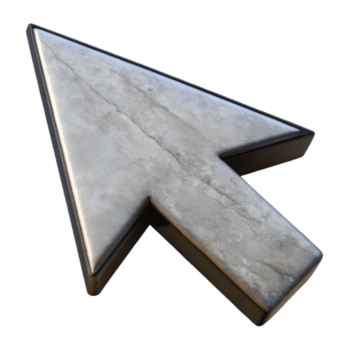
#> input picture kora/cursors/photo-white-arrow.png, 350 x 350 px; its folder holds 3 pictures in this run
$ python gen_cursors.py
#> lines starting #> are read from the running program, lines starting #| are printed output that depends on the picture
#!/usr/bin/env python3
"""Generate build/cursors.bin + build/cursors.h from kora/cursors/<theme>-<kind>.png.

The cursors are REAL raster images ("photos") - downloaded web cursor art,
auto-cropped to the opaque bounding box and LANCZOS-downscaled to 32x32 so
they stay smooth (anti-aliased alpha).  Hotspots are computed from the
crop geometry (arrow tip / finger tip ~ top-left of the bbox).

Blob format (little-endian):
    offset 0:  "YCRS" u16 version=1 u16 n_themes u16 n_kinds u16 pad   (16 B)
    entries:   n_themes * n_kinds x { char name[16]; u16 w,h; u16 hotx,hoty; u32 off; }
    pixels:    RGBA rows, pitch = w*4, per entry at off
Kinds are fixed: 0 = arrow, 1 = hand, 2 = resize.
File naming:  kora/cursors/<theme>-<kind>.png   (kind in {arrow, hand, resize})

A <theme>-<kind>.hot sidecar ("hotx,hoty") marks a cursor that must be
packed at its EXACT native size with that exact hotspot (used for Skift's
vector cursors, which are rasterised at their real 28-32px size).
"""
import os, struct, sys

ROOT   = os.path.dirname(os.path.dirname(os.path.abspath(__file__)))
SRC    = os.path.join(ROOT, "kora", "cursors")
OUT_B  = os.path.join(ROOT, "build", "cursors.bin")
OUT_H  = os.path.join(ROOT, "build", "cursor_assets.h")
SZ     = 48          # default output cursor size (px)
KINDS  = [("arrow", 0), ("hand", 1), ("resize", 2)]
KIND_N = 3

def main():
    from PIL import Image
    # discover themes: <theme>-arrow.png must exist
    themes = []
    for fn in sorted(os.listdir(SRC)):
        if not fn.endswith("-arrow.png"):
            continue
        theme = fn[: -len("-arrow.png")]
        if theme.startswith("."):
            continue
        themes.append(theme)
    if not themes:
        print("ERROR: no kora/cursors/*-arrow.png found", file=sys.stderr)
        sys.exit(1)

    bin_data = bytearray()
    bin_data += b"YCRS" + struct.pack("<HHHH", 1, len(themes), KIND_N, 0)
    n_entries = len(themes) * KIND_N
    bin_data += b"\x00" * (28 * n_entries)     # entry table placeholder

    entries = []
    missing = 0
    for t in themes:
        for kind, kidx in KINDS:
            fn = os.path.join(SRC, f"{t}-{kind}.png")
            name = f"{t}-{kind}"
            if not os.path.exists(fn):
                print(f"MISSING cursor: {fn}", file=sys.stderr)
                missing += 1
                entries.append((name, 1, 1, 0, 0, 0))
                continue
            im = Image.open(fn).convert("RGBA")
#> im is the input picture: PIL image 350x350 RGBA; mean R, G, B, A 100.7, 124.8, 104.2, 100.7
            hot_fn = os.path.join(SRC, f"{t}-{kind}.hot")
            if os.path.exists(hot_fn):
                # exact-size cursor with sidecar hotspot (e.g. Skift vectors)
                hotx, hoty = (int(v) for v in open(hot_fn).read().strip().split(","))
                w, h = im.size
                if w > 128 or h > 128:
                    print(f"cursor too large: {fn}", file=sys.stderr)
                    missing += 1
                    entries.append((name, 1, 1, 0, 0, 0))
                    continue
                px = im.load()
                raw = bytearray()
                for y in range(h):
                    for x in range(w):
                        r, g, b, a = px[x, y]
                        raw += bytes((r, g, b, a))
                off = len(bin_data)
                bin_data += raw
                entries.append((name, w, h, hotx, hoty, off))
                continue
            bbox = im.getbbox()                # alpha bbox
#> bbox = (25, 22, 350, 350)
            if not bbox:
                missing += 1
                entries.append((name, 1, 1, 0, 0, 0))
                continue
            x0, y0, x1, y1 = bbox
#> x0 = 25; y0 = 22; x1 = 350; y1 = 350
            crop = im.crop((x0, y0, x1, y1))
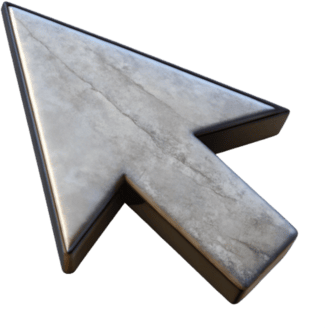
#> crop: PIL image 325x328 RGBA; mean R, G, B, A 105.1, 126.7, 108.4, 115.7; transparent parts drawn white
            cw, ch = crop.size
#> cw = 325; ch = 328
            # scale down to fit SZ, keeping aspect; letterbox on transparent
            sc = min(SZ / cw, SZ / ch)
#> sc = 0.146
            nw = max(1, int(round(cw * sc)))
#> nw = 48
            nh = max(1, int(round(ch * sc)))
#> nh = 48
            small = crop.resize((nw, nh), Image.LANCZOS)
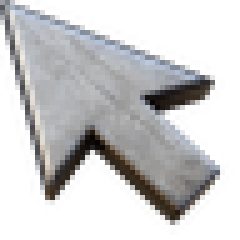
#> small: PIL image 48x48 RGBA (shown 5 times larger); mean R, G, B, A 73, 72.5, 73.5, 115.9; transparent parts drawn white
            canvas = Image.new("RGBA", (SZ, SZ), (0, 0, 0, 0))
#> canvas: PIL image 48x48 RGBA; every value is 0
            canvas.paste(small, ((SZ - nw) // 2, (SZ - nh) // 2), small)
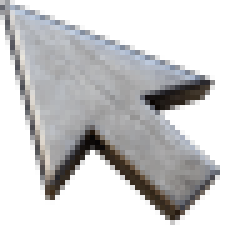
#> canvas: PIL image 48x48 RGBA (shown 5 times larger); mean R, G, B, A 65, 64.9, 65.7, 112.1; transparent parts drawn white
            px = canvas.load()
            raw = bytearray()
            for y in range(SZ):
                for x in range(SZ):
                    r, g, b, a = px[x, y]
                    raw += bytes((r, g, b, a))
            # hotspot: arrow/finger tip ~ top-left of the CROPPED image
            # + a small inset (cropped coords, scaled to output size)
            off = len(bin_data)
            bin_data += raw
            hotx = max(0, min(SZ - 1, int((cw * 0.06) * sc)))
#> hotx = 2
            hoty = max(0, min(SZ - 1, int((ch * 0.06) * sc)))
#> hoty = 2
            entries.append((name, SZ, SZ, hotx, hoty, off))

    # fill the entry table
    for i, (name, w, h, hotx, hoty, off) in enumerate(entries):
        b = name.encode()[:16].ljust(16, b"\x00")
        bin_data[16 + i * 28: 16 + i * 28 + 16] = b
        struct.pack_into("<HHHH", bin_data, 16 + i * 28 + 16, w, h, hotx, hoty)
        struct.pack_into("<I",  bin_data, 16 + i * 28 + 24, off)

    os.makedirs(os.path.dirname(OUT_B), exist_ok=True)
    with open(OUT_B, "wb") as f:
        f.write(bin_data)

    names = ", ".join(f'"{t}"' for t in themes)
    with open(OUT_H, "w") as f:
        f.write("/* Auto-generated by scripts/gen_cursors.py */\n")
        f.write("#pragma once\n")
        f.write(f"#define CURSOR_THEME_COUNT {len(themes)}\n")
        f.write("#define CURSOR_KIND_ARROW 0\n")
        f.write("#define CURSOR_KIND_HAND 1\n")
        f.write("#define CURSOR_KIND_RESIZE 2\n")
        f.write(f"#define CURSOR_KIND_COUNT {KIND_N}\n")
        f.write(f"#define CURSOR_THEME_NAMES {{ {names} }}\n")
        f.write(f"#define CURSOR_SIZE {SZ}\n")
    print(f"cursors: {len(themes)} theme(s) [{', '.join(themes)}], "
          f"{len(bin_data)} bytes -> cursors.bin + cursor_assets.h")

if __name__ == "__main__":
    main()
